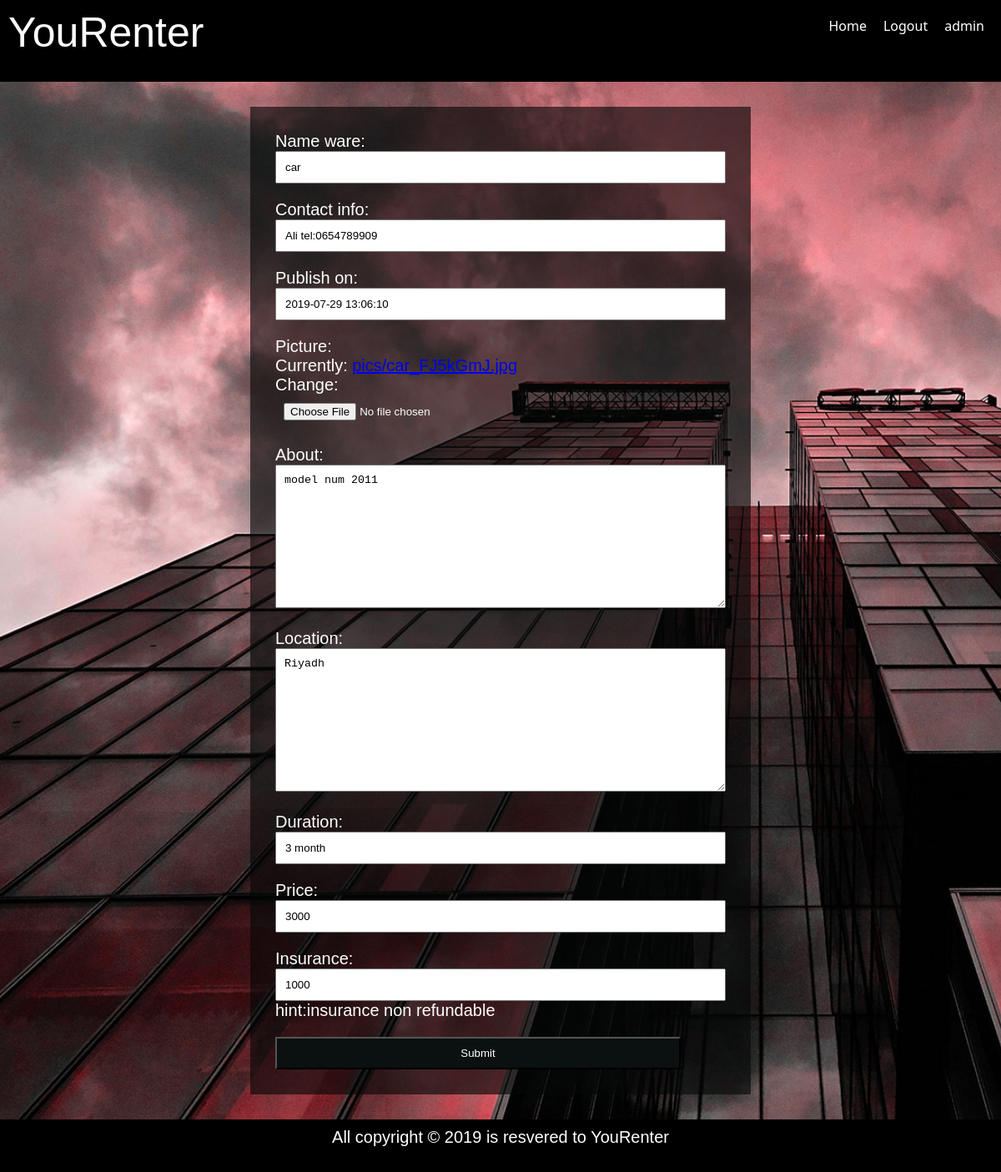
The page /ware/4/update/ (signed in) on the database its author committed.
### renter_app/models.py (models this page shows, shortened)
class Ware(models.Model):
    name_ware = models.CharField(max_length=100)
    contact_info = models.CharField(max_length=100)
    publish_on = models.DateTimeField(default=timezone.now)
    picture = models.ImageField(upload_to='pics')
    about = models.TextField()
    location = models.TextField()
    duration = models.CharField(max_length=200)
    price = models.IntegerField()
    insurance = models.IntegerField(help_text="hint:insurance non refundable")

### renter_app/views.py (the view)
# urls.py: path('ware/<int:pk>/update/', views.WareUpdate.as_view(), name='update-ware'),
class WareUpdate(UpdateView):
    model = Ware
    fields = '__all__'
    template_name = 'ware_form.html'

### templates/ware_form.html (shortened to what this page needs)
{% extends 'base.html' %}
{% block body %}
<div class="container">
    <form action="" method="POST">
        {{form.as_p}}
        <input type="submit" value="Submit" class="btn">
    </form>
</div>
{% endblock %}

### templates/base.html (shortened to what this page needs)
<!DOCTYPE html>
{% load static %}
<html lang="en">
<head>
    <link rel="stylesheet" href="{% static 'style.css'%}">
</head>
<body>
    <div class="navbar">
        <h1>YouRenter</h1>
        <ul>
            <li><a href="{% url 'home' %}">Home</a></li>
            {% if user.is_authenticated %}
                <li><a href="{% url 'logout' %}">Logout</a></li>
            {% else %}
                <li><a href="{% url 'register' %}">Register</a></li>
                <li><a href="{% url 'login' %}">Login</a></li>
            {% endif %}
            <li><a href="#">{{user.username}}</a></li>
        </ul>
    </div>
    {% block body %}
    {% endblock %}
    <div class="footer">
        <p>All copyright &copy; 2019 is resvered to YouRenter</p>
   </div>
</body>
</html>

### static/style.css (style rules this page uses)
* { padding: 0; margin: 0; box-sizing: border-box; }
h1, h2, h3, p { margin-bottom: 20px; font: 20px sans-serif; color: white; }
body { background-image: url('imge/cta01.jpg'); font-family: 'Segoe UI', Tahoma, Geneva, Verdana, sans-serif; -webkit-background-size: cover; -moz-background-size: cover; -o-background-size: cover; background-size: cover; }
.container { width: 50% ; margin: 30px auto ; padding: 30px; background-color: #060707a1; }
input, textarea { width: 100%; padding: 10px; }
label { display: block; }
.btn { width: 90%; background-color: #0b1011; color: white; }
.navbar { background-color: black; color: white; padding: 10px; overflow: hidden; }
.navbar h1 { float: left; font-size: 50px; }
.navbar ul { float: right; list-style: none; }
.navbar ul li { float: left; padding: 10px; }
.navbar ul li a { color: white; text-decoration: none; }
.footer { background-color: black; color: white; text-align: center; padding: 10px; width: 100%; }

### rows shown on the page
Ware: name_ware "car", contact_info "Ali tel:0654789909", publish_on "2019-07-29 13:06:10", about "model num 2011", location "Riyadh", duration "3 month", price "3000", insurance "1000"

### other values the page prints
{{ user.username }} "admin"
